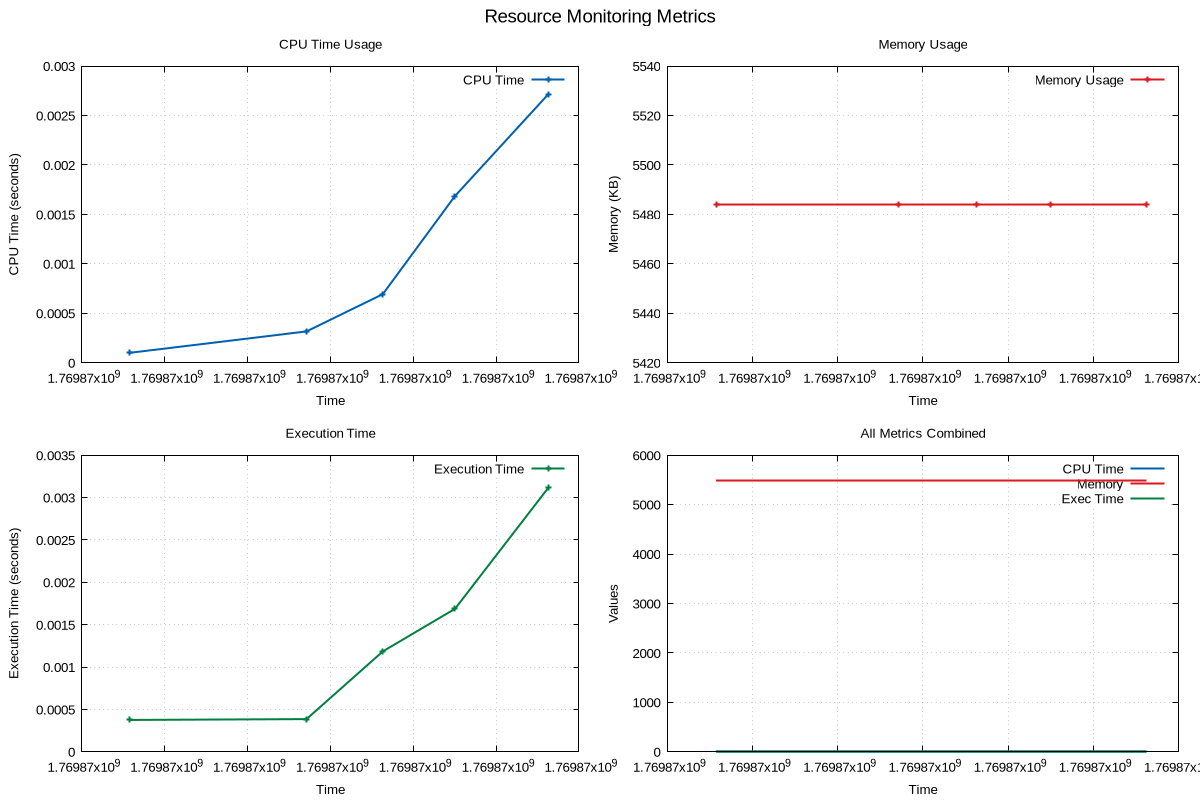

The script that saved this image:
# GNUplot script for resource monitoring
set terminal pngcairo enhanced font 'Arial,10' size 1200,800
set output 'png/merge_sort_20260131_190624.png'

set multiplot layout 2,2 title 'Resource Monitoring Metrics' font 'Arial,14'
set style line 1 lc rgb '#0060ad' lt 1 lw 2
set style line 2 lc rgb '#dd181f' lt 1 lw 2
set style line 3 lc rgb '#008040' lt 1 lw 2

set title 'CPU Time Usage'
set xlabel 'Time'
set ylabel 'CPU Time (seconds)'
set grid
plot 'png/merge_sort_20260131_190624.dat' using 1:2 with linespoints ls 1 title 'CPU Time'
set title 'Memory Usage'
set xlabel 'Time'
set ylabel 'Memory (KB)'
set grid
plot 'png/merge_sort_20260131_190624.dat' using 1:3 with linespoints ls 2 title 'Memory Usage'
set title 'Execution Time'
set xlabel 'Time'
set ylabel 'Execution Time (seconds)'
set grid
plot 'png/merge_sort_20260131_190624.dat' using 1:4 with linespoints ls 3 title 'Execution Time'
set title 'All Metrics Combined'
set xlabel 'Time'
set ylabel 'Values'
set grid
plot 'png/merge_sort_20260131_190624.dat' using 1:2 with lines ls 1 title 'CPU Time', \
     'png/merge_sort_20260131_190624.dat' using 1:3 with lines ls 2 title 'Memory', \
     'png/merge_sort_20260131_190624.dat' using 1:4 with lines ls 3 title 'Exec Time'
unset multiplot
